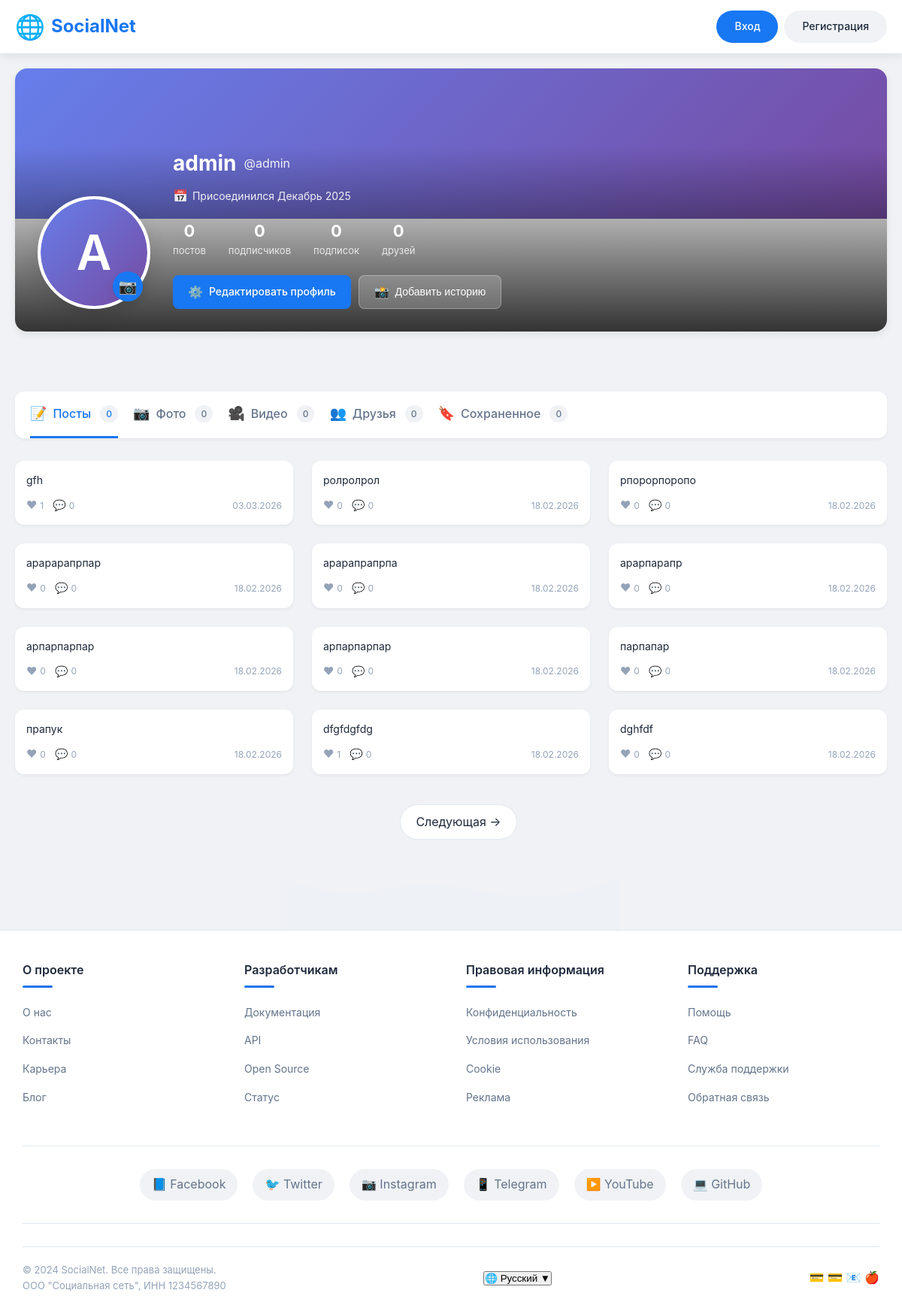
/accounts/profile/admin/ (signed in), run on the app's committed database.
### posts/models.py (models this page shows, shortened)
class Post(models.Model):
    author = models.ForeignKey(User, on_delete=models.CASCADE, related_name='posts')
    content = models.TextField()
    image = models.ImageField(upload_to='posts/', null=True, blank=True)
    likes_count = models.PositiveIntegerField(default=0)
    comments_count = models.PositiveIntegerField(default=0)
    shares_count = models.PositiveIntegerField(default=0)
    is_public = models.BooleanField(default=True)
    allow_comments = models.BooleanField(default=True)
    allow_sharing = models.BooleanField(default=True)
    created_at = models.DateTimeField(auto_now_add=True)
    updated_at = models.DateTimeField(auto_now=True)
    class Meta:
        ordering = ['-created_at']
        indexes = [
            models.Index(fields=['author', 'created_at']),
            models.Index(fields=['created_at']),
        ]

### accounts/views.py (the view)
# urls.py: path('profile/<str:username>/', views.profile, name='profile'),
@login_required
def profile(request, username):
    try:
        user = User.objects.get(username=username)
        is_own_profile = (user == request.user)
        user_posts = Post.objects.filter(author=user).order_by('-created_at')
        paginator = Paginator(user_posts, 12)
        page_number = request.GET.get('page')
        page_obj = paginator.get_page(page_number)
        for post in page_obj:
            post.likes_count = Like.objects.filter(post=post).count()
            post.comments_count = Comment.objects.filter(post=post).count()
            post.is_liked = Like.objects.filter(post=post, user=request.user).exists()
        context = {
            'profile_user': user,
            'is_own_profile': is_own_profile,
            'posts': page_obj,
            'page_obj': page_obj,
            'is_paginated': paginator.num_pages > 1,
        }
        return render(request, 'accounts/profile.html', context)
    except User.DoesNotExist:
        return render(request, 'core/user_not_found.html', {
            'username': username,
            'title': 'Пользователь не найден'
        })

### core/context_processors.py (called while the page is built)
def notifications_processor(request):
    if request.user.is_authenticated:
        Conversation = apps.get_model('messaging', 'Conversation')
        unread_total = Conversation.objects.filter(
            participants=request.user
        ).annotate(
            unread_count=Count('messages', filter=Q(messages__is_read=False) & ~Q(messages__sender=request.user))
        ).filter(unread_count__gt=0).count()
        return {
            'unread_total': unread_total
        }
    return {}

### templates/accounts/profile.html (shortened to what this page needs)
{% extends 'base_guest.html' %}
{% load static %}
{% block content %}
<div class="profile_container">
    <div class="profile_cover">
        {% if profile_user.profile.cover %}
        <img src="{{ profile_user.profile.cover.url }}" alt="Cover" class="profile_cover_image">
        {% else %}
        <div class="profile_cover_gradient" style="background: linear-gradient(135deg, #667eea 0%, #764ba2 100%);"></div>
        {% endif %}
        <div class="profile_header_content">
            <div class="profile_avatar_wrapper">
                <div class="profile_avatar">
                    {% if profile_user.profile.avatar %}
                    <img src="{{ profile_user.profile.avatar.url }}" alt="{{ profile_user.username }}">
                    {% else %}
                    <div class="profile_avatar_default profile_avatar_large">{{ profile_user.username|first|upper }}</div>
                    {% endif %}
                </div>
                {% if is_own_profile %}
                <button class="profile_avatar_edit_btn" onclick="document.getElementById('profile_avatar_upload').click()">
                    <span class="profile_edit_icon">📷</span>
                </button>
                {% endif %}
            </div>
            <div class="profile_info">
                <div class="profile_name_section">
                    <h1 class="profile_name">{{ profile_user.get_full_name|default:profile_user.username }}</h1>
                    <span class="profile_username">@{{ profile_user.username }}</span>
                </div>
                <div class="profile_details">
                    <span class="profile_detail_item">
                        <span class="profile_detail_icon">📅</span>
                        Присоединился {{ profile_user.date_joined|date:"F Y" }}
                    </span>
                </div>
                <div class="profile_stats">
                    <div class="profile_stat_item">
                        <span class="profile_stat_value">{{ posts_count|default:"0" }}</span>
                        <span class="profile_stat_label">постов</span>
                    </div>
                    <div class="profile_stat_item">
                        <span class="profile_stat_value">{{ followers_count|default:"0" }}</span>
                        <span class="profile_stat_label">подписчиков</span>
                    </div>
                    <div class="profile_stat_item">
                        <span class="profile_stat_value">{{ following_count|default:"0" }}</span>
                        <span class="profile_stat_label">подписок</span>
                    </div>
                    <div class="profile_stat_item">
                        <span class="profile_stat_value">{{ friends_count|default:"0" }}</span>
                        <span class="profile_stat_label">друзей</span>
                    </div>
                </div>
                <div class="profile_actions">
                    {% if is_own_profile %}
                        <a href="{% url 'settings' %}" class="profile_btn profile_btn_primary">
                            <span class="profile_btn_icon">⚙️</span>
                            Редактировать профиль
                        </a>
                        <button class="profile_btn profile_btn_secondary" onclick="profile_showStoryForm()">
                            <span class="profile_btn_icon">📸</span>
                            Добавить историю
                        </button>
                    {% endif %}
                </div>
            </div>
        </div>
    </div>
    <div class="profile_nav">
        <div class="profile_nav_tabs">
            <a href="#posts" class="profile_nav_tab profile_nav_tab_active" data-tab="posts">
                <span class="profile_tab_icon">📝</span>
                <span class="profile_tab_label">Посты</span>
                <span class="profile_tab_count">{{ posts_count|default:"0" }}</span>
            </a>
            <a href="#photos" class="profile_nav_tab" data-tab="photos">
                <span class="profile_tab_icon">📷</span>
                <span class="profile_tab_label">Фото</span>
                <span class="profile_tab_count">{{ photos_count|default:"0" }}</span>
            </a>
            <a href="#videos" class="profile_nav_tab" data-tab="videos">
                <span class="profile_tab_icon">🎥</span>
                <span class="profile_tab_label">Видео</span>
                <span class="profile_tab_count">{{ videos_count|default:"0" }}</span>
            </a>
            <a href="#friends" class="profile_nav_tab" data-tab="friends">
                <span class="profile_tab_icon">👥</span>
                <span class="profile_tab_label">Друзья</span>
                <span class="profile_tab_count">{{ friends_count|default:"0" }}</span>
            </a>
            {% if is_own_profile %}
            <a href="#saved" class="profile_nav_tab" data-tab="saved">
                <span class="profile_tab_icon">🔖</span>
                <span class="profile_tab_label">Сохраненное</span>
                <span class="profile_tab_count">{{ saved_count|default:"0" }}</span>
            </a>
            {% endif %}
        </div>
    </div>
    <div class="profile_content">
        <div class="profile_tab_content profile_tab_content_active" id="profile_posts_tab">
            {% if posts %}
                <div class="profile_posts_grid">
                    {% for post in posts %}
                    <div class="profile_post_card" data-post-id="{{ post.id }}">
                        <div class="profile_post_content">
                            <p class="profile_post_text">{{ post.content|truncatechars:100 }}</p>
                            <div class="profile_post_footer">
                                <div class="profile_post_stats_mini">
                                    <span class="profile_post_stat" title="Лайки">
                                        <span class="profile_post_stat_icon">♥</span>
                                        {{ post.likes_count }}
                                    </span>
                                    <span class="profile_post_stat" title="Комментарии">
                                        <span class="profile_post_stat_icon">💬</span>
                                        {{ post.comments_count }}
                                    </span>
                                </div>
                                <span class="profile_post_date">{{ post.created_at|date:"d.m.Y" }}</span>
                            </div>
                        </div>
                        <a href="{% url 'profile' user.username %}" class="profile_post_link"></a>
                    </div>
                    {% endfor %}
                </div>
                {% if is_paginated %}
                <div class="profile_pagination">
                    {% if page_obj.has_next %}
                    <a href="?page={{ page_obj.next_page_number }}" class="profile_pagination_btn profile_pagination_next">
                        Следующая →
                    </a>
                    {% endif %}
                </div>
                {% endif %}
            {% endif %}
        </div>
    </div>
</div>
{% endblock %}

### templates/base_guest.html (style rules this page uses)
:root { --primary-color: #1877f2; --primary-dark: #166fe5; --primary-light: #e7f3ff; --secondary-color: #42b72a; --danger-color: #ff4444; --warning-color: #ff8c00; --text-primary: #1e293b; --text-secondary: #64748b; --text-muted: #94a3b8; --bg-primary: #f0f2f5; --bg-white: #ffffff; --bg-sidebar: #ffffff; --border-color: #e2e8f0; --shadow-sm: 0 2px 4px rgba(0,0,0,0.05); --shadow-md: 0 4px 12px rgba(0,0,0,0.08); --shadow-lg: 0 8px 24px rgba(0,0,0,0.12); --shadow-hover: 0 12px 32px rgba(0,0,0,0.15); --transition: all 0.3s ease; --border-radius-sm: 8px; --border-radius-md: 12px; --border-radius-lg: 16px; --border-radius-xl: 24px; --border-radius-full: 9999px; }
* { margin: 0; padding: 0; box-sizing: border-box; }
body { font-family: -apple-system, BlinkMacSystemFont, 'Segoe UI', Roboto, 'Helvetica Neue', sans-serif; background-color: var(--bg-primary); color: var(--text-primary); line-height: 1.6; transition: var(--transition); }

### data on the page
Post: content "gfh", likes_count "1", comments_count "0", created_at "03.03.2026"
Post: content "ролролрол", likes_count "0", comments_count "0", created_at "18.02.2026"
Post: content "рпорорпоропо", likes_count "0", comments_count "0", created_at "18.02.2026"
Post: content "арарарапрпар", likes_count "0", comments_count "0", created_at "18.02.2026"
Post: content "арарапрапрпа", likes_count "0", comments_count "0", created_at "18.02.2026"
Post: content "арарпарапр", likes_count "0", comments_count "0", created_at "18.02.2026"
Post: content "арпарпарпар", likes_count "0", comments_count "0", created_at "18.02.2026"
Post: content "арпарпарпар", likes_count "0", comments_count "0", created_at "18.02.2026"
Post: content "парпапар", likes_count "0", comments_count "0", created_at "18.02.2026"
Post: content "прапук", likes_count "0", comments_count "0", created_at "18.02.2026"
Post: content "dfgfdgfdg", likes_count "1", comments_count "0", created_at "18.02.2026"
Post: content "dghfdf", likes_count "0", comments_count "0", created_at "18.02.2026"

### other printed values
{{ profile_user.username|first|upper }} "A"
{{ profile_user.get_full_name|default:profile_user.username }} "admin"
{{ profile_user.username }} "admin"
{{ profile_user.date_joined|date:"F Y" }} "Декабрь 2025"
{{ posts_count|default:"0" }} "0"
{{ followers_count|default:"0" }} "0"
{{ following_count|default:"0" }} "0"
{{ friends_count|default:"0" }} "0"
{{ photos_count|default:"0" }} "0"
{{ videos_count|default:"0" }} "0"
{{ saved_count|default:"0" }} "0"
